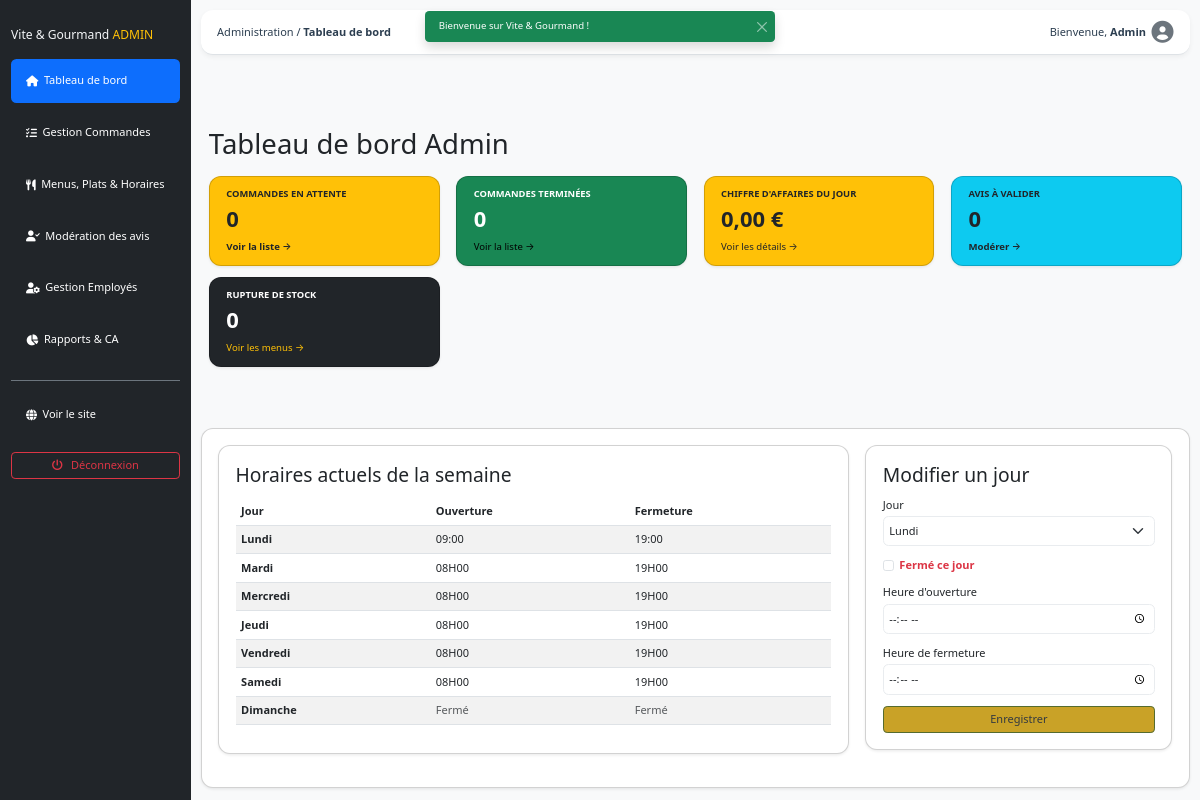
Page /index.php?page=dashboard-admin (signed in) on the committed database.
### tables this page shows
CREATE TABLE
  `vg_horaire` (
    `horaire_id` int (11) NOT NULL,
    `jour` varchar(50) NOT NULL,
    `heure_ouverture` varchar(50) DEFAULT NULL,
    `heure_fermeture` varchar(50) DEFAULT NULL
  );

### app/controllers/adminController/DashboardAdminController.php (called while the page is built, shortened)
<?php
class DashboardAdminController
{
    public static function adminDashboard(\PDO $db)
    {
        $mongoManager = new MongoStatsManager();
        $pendingReviews = count(ReviewManager::getAllReviews($db, 'pending'));
        $stats = $mongoManager->getSummaryStats();
        $todaySales  = $stats['todayStats']['sales'] ?? 0.0;
        $sqlStats = StatAdminManager::getStatsFromSQL($db);
        $pendingOrders  = $sqlStats['pending_orders'];
        $finishedOrders = $sqlStats['finished_orders'];
        $ruptureCount = MenuManager::countRuptureStock($db);
        $horairesList = HoraireManager::getAll($db);
        require ROOT_PATH . '/app/views/layout/admin_header.php';
        require ROOT_PATH . '/app/views/admin/dashboard.admin.view.php';
        require ROOT_PATH . '/app/views/layout/admin_footer.php';
    }
}

### public/index.php (called while the page is built, shortened)
<?php
require_once ROOT_PATH . '/app/Autoloader.php';
$db = (new Database())->connect();
$controllerClass = $route['class'];
$action = $route['action'];
$params = [$db];
$controllerClass::$action(...$params);

### app/Autoloader.php (called while the page is built, shortened)
<?php
class Autoloader {
    public static function register() {
        spl_autoload_register(function ($class) {
            $class = str_replace('App\\', '', $class);
$path = __DIR__ . '/' . str_replace('\\', '/', $class) . '.php';
        });
    }
}

### app/Managers/StatAdminManager.php (called while the page is built, shortened)
<?php
class StatAdminManager
{
    public static function getStatsFromSQL(\PDO $db)
    {
        $sql = "SELECT
                    (SELECT COUNT(*) FROM vg_menu) AS total_menus,
                    (SELECT COUNT(*) FROM vg_plat) AS total_plats,
                    (SELECT COUNT(*) FROM vg_commande) AS total_commandes,
                    (SELECT COUNT(*) FROM vg_commande WHERE statut = 'en_attente') AS pending_orders,
                    (SELECT COUNT(*) FROM vg_commande WHERE statut = 'terminee') AS finished_orders,
                    (SELECT COUNT(*) FROM vg_utilisateur) AS total_utilisateurs,
                    (SELECT COUNT(*) FROM vg_theme) AS total_themes,
                    (SELECT COUNT(*) FROM vg_regime) AS total_regimes,
                    (SELECT COUNT(*) FROM vg_utilisateur) AS total_users";
        $stmt = $db->query($sql);
        return $stmt->fetch(\PDO::FETCH_ASSOC);
    }
}

### app/Managers/MongoStatsManager.php (called while the page is built, shortened)
<?php
class MongoStatsManager
{
    private ?Client $mongoClient = null;
    public function __construct()
    {
        try {
            $uri = getenv('MONGODB_URI');
            if (!$uri) {
                throw new \RuntimeException('MONGODB_URI est absente.');
            }
            $this->mongoClient = new Client($uri);
        } catch (\Exception $e) {
            error_log("Erreur de connexion MongoDB : " . $e->getMessage());
        }
    }
    public function getTotalOrdersFromMongoDB(): int
    {
        if ($this->mongoClient === null) return 0;
    }
    public function getStatsByMenuFromMongoDB($dateDebut = null, $dateFin = null, $menuId = null): array
    {
        if ($this->mongoClient === null) return [];
    }
    public function getSalesFromMongoDB(): float
    {
        if ($this->mongoClient === null) return 0.0;
    }
    public function getTodaySalesAndOrdersFromMongoDB(): array
    {
        if ($this->mongoClient === null) return ['orders' => 0, 'sales' => 0.0];
    }
    public function getSummaryStats(): array
    {
        return [
            'totalOrders' => $this->getTotalOrdersFromMongoDB(),
            'totalSales' => $this->getSalesFromMongoDB(),
            'todayStats' => $this->getTodaySalesAndOrdersFromMongoDB(),
            'statsByMenu' => $this->getStatsByMenuFromMongoDB()
        ];
    }
}

### app/Managers/ReviewManager.php (called while the page is built, shortened)
<?php
class ReviewManager
{
    public static function getAllReviews(\PDO $db, ?string $status = null): array
    {
        $sql = "SELECT a.*,
                       CONCAT(u.prenom, ' ', u.nom) AS nom_auteur,
                       u.email AS auteur_email,
                       c.numero_commande,
                       m.titre AS nom_menu
                FROM vg_avis a
                JOIN vg_utilisateur u ON a.utilisateur_id = u.utilisateur_id
                LEFT JOIN vg_commande c ON a.commande_id = c.commande_id
                LEFT JOIN vg_menu m ON c.menu_id = m.menu_id
                WHERE 1=1";
        $params = [];
        if (!empty($status)) {
            $sql .= " AND a.statut = :statut";
            $params['statut'] = $status;
        }
        $sql .= " ORDER BY a.created_at DESC";
        $stmt = $db->prepare($sql);
        $stmt->execute($params);
        return $stmt->fetchAll(\PDO::FETCH_ASSOC);
    }
}

### app/Managers/MenuManager.php (called while the page is built, shortened)
<?php
class MenuManager
{
    public static function countRuptureStock(\PDO $db): int
    {
        try {
            $sql = "SELECT COUNT(*) FROM vg_menu WHERE quantite_restante <= 0 AND is_active = 1";
            $stmt = $db->query($sql);
            return (int)$stmt->fetchColumn();
        } catch (\PDOException $e) {
            error_log("ERREUR MenuManager::countRuptureStock() : " . $e->getMessage());
            return 0;
        }
    }
}

### app/Managers/HoraireManager.php (called while the page is built, shortened)
<?php
class HoraireManager
{
    public static function getAll(\PDO $db): array
    {
        try {
            $stmt = $db->query("SELECT * FROM vg_horaire");
            return $stmt->fetchAll(\PDO::FETCH_ASSOC);
        } catch (\PDOException $e) {
            error_log("Erreur HoraireManager::getAll() : " . $e->getMessage());
            return [];
        }
    }
}

### app/views/admin/dashboard.admin.view.php (the view, shortened to what this page needs)
<div class="container py-4">
    <h1 class="mb-4">Tableau de bord Admin</h1>
    <div class="row mb-5">
        <div class="col-md-3 mb-3">
            <a href="index.php?page=order-management&client_nom=&status=en_attente" class="text-decoration-none">
                <div class="card bg-warning text-dark shadow-sm h-100 card-hover p-2">
                    <div class="card-body py-2 px-3">
                        <h2 class="card-title text-uppercase fw-bold fs-7 mb-1">Commandes en attente</h2>
                        <p class="fs-2 fw-bold mb-1"><?= $pendingOrders ?></p>
                        <small class="text-dark fw-semibold">Voir la liste →</small>
                    </div>
                </div>
            </a>
        </div>
        <div class="col-md-3 mb-3">
            <a href="index.php?page=order-management&client_nom=&status=terminee" class="text-decoration-none">
                <div class="card bg-success text-white shadow-sm h-100 card-hover p-2">
                    <div class="card-body py-2 px-3">
                        <h2 class="card-title text-uppercase fw-bold fs-7 mb-1">Commandes terminées</h2>
                        <p class="fs-2 fw-bold mb-1"><?= $finishedOrders ?></p>
                        <small class="text-black">Voir la liste →</small>
                    </div>
                </div>
            </a>
        </div>
        <div class="col-md-3 mb-3">
            <a href="index.php?page=stats-admin" class="text-decoration-none">
                <div class="card bg-warning text-dark shadow-sm h-100 card-hover p-2">
                    <div class="card-body py-2 px-3">
                        <h2 class="card-title text-uppercase fw-bold fs-7 mb-1">Chiffre d'affaires du jour</h2>
                        <p class="fs-2 fw-bold mb-1"><?= number_format($todaySales, 2, ',', ' ') ?> €</p>
                        <small class="text-dark">Voir les détails →</small>
                    </div>
                </div>
            </a>
        </div>
        <div class="col-md-3 mb-3">
            <a href="index.php?page=review-management&status=pending" class="text-decoration-none">
                <div class="card bg-info text-dark shadow-sm h-100 card-hover p-2">
                    <div class="card-body py-2 px-3">
                        <h2 class="card-title text-uppercase fw-bold fs-7 mb-1">Avis à valider</h2>
                        <p class="fs-2 fw-bold mb-1"><?= $pendingReviews ?></p>
                        <small class="text-dark fw-semibold">Modérer →</small>
                    </div>
                </div>
            </a>
        </div>
<div class="col-md-3 mb-3">
    <a href="index.php?page=menu-management" class="text-decoration-none">
        <div class="card bg-dark text-white shadow-sm h-100 card-hover p-2">
            <div class="card-body py-2 px-3">
                <h2 class="card-title text-uppercase fw-bold fs-7 mb-1">Rupture de stock</h2>
                <p class="fs-2 fw-bold mb-1"><?= $ruptureCount ?></p>
                <small class="text-warning">Voir les menus →</small>
            </div>
        </div>
    </a>
</div>
    </div>
</div>
<div class="card shadow-sm p-4">
    <div class="row">
        <div class="col-md-8">
            <div class="card shadow-sm p-4 mb-4">
                <h3 class="mb-3">Horaires actuels de la semaine</h3>
                <div class="table-responsive">
                    <table class="table table-striped align-middle">
                        <thead>
                            <tr>
                                <th>Jour</th>
                                <th>Ouverture</th>
                                <th>Fermeture</th>
                            </tr>
                        </thead>
                        <tbody>
                            <?php if (!empty($horairesList)): ?>
                                <?php foreach ($horairesList as $h): ?>
                                    <tr>
                                        <td><strong><?= htmlspecialchars($h['jour']) ?></strong></td>
                                        <td><?= $h['heure_ouverture'] ? htmlspecialchars($h['heure_ouverture']) : '<span class="text-muted">Fermé</span>' ?></td>
                                        <td><?= $h['heure_fermeture'] ? htmlspecialchars($h['heure_fermeture']) : '<span class="text-muted">Fermé</span>' ?></td>
                                    </tr>
                                <?php endforeach; ?>
                            <?php else: ?>
                                <tr>
                                    <td colspan="3" class="text-center text-muted">Aucun horaire enregistré.</td>
                                </tr>
                            <?php endif; ?>
                        </tbody>
                    </table>
                </div>
            </div>
        </div>
        <div class="col-md-4">
            <div class="card shadow-sm p-4 mb-4">
                <h3 class="mb-3">Modifier un jour</h3>
                <form action="?page=dashboard-admin" method="POST">
                    <div class="mb-3">
                        <label for="jour" class="form-label">Jour</label>
                        <select name="jour" id="jour" class="form-select" required>
                            <option value="Lundi">Lundi</option>
                        </select>
                    </div>
                    <div class="form-check mb-3">
                        <input class="form-check-input" type="checkbox" name="est_ferme" id="est_ferme" value="1">
                        <label class="form-check-label text-danger fw-bold" for="est_ferme">
                            Fermé ce jour
                        </label>
                    </div>
                    <div class="mb-3">
                        <label for="heure_ouverture" class="form-label">Heure d'ouverture</label>
                        <input type="time" name="heure_ouverture" id="heure_ouverture" class="form-control">
                    </div>
                    <div class="mb-3">
                        <label for="heure_fermeture" class="form-label">Heure de fermeture</label>
                        <input type="time" name="heure_fermeture" id="heure_fermeture" class="form-control">
                    </div>
                    <button type="submit" name="update_horaire" class="btn btn-primary w-100">Enregistrer</button>
                </form>
            </div>
        </div>
    </div>
</div>

### public/assets/css/AdminEmployee/AdminEmployee.css (style rules this page uses)
:root { --sidebar-width: 260px; }
html { font-size: 11px; }
body { background-color: var(--color-bg-light); }
.card-title.fs-7 { font-size: 0.85rem !important; }
.card { background: var(--color-surface); padding: var(--spacing-md); border-radius: var(--border-radius-md); box-shadow: var(--shadow-xs); }

### public/assets/css/variables.css (style rules this page uses)
:root { --color-olive: #556b2f; --color-olive-light: #6b8e23; --color-dark: #212529; --color-bg-light: #f8f9fa; --color-bg-dark: #343a40; --color-white: #ffffff; --color-primary: #2c3e50; --color-accent: #c9a227; --color-accent-hover: #92631d; --color-bg: #f4f6f8; --color-surface: #ffffff; --color-sidebar: #1a252f; --color-text: #2c3e50; --color-danger: #dc3545; --color-success: #198754; --color-info: #0d6efd; --color-border: #e9ecef; --color-border-dark: rgba(255, 255, 255, 0.1); --font-family-public-body: "Inter", sans-serif; --font-family-public-heading: "Plus Jakarta Sans", sans-serif; --font-family-gestion: system-ui, -apple-system, "Segoe UI", Roboto, Helvetica, Arial, sans-serif; --font-weight-medium: 500; --font-weight-semibold: 600; --font-weight-bold: 700; --min-touch-target: 44px; --border-accent: 2px solid var(--color-accent); --padding-btn: 12px 15px; --text-align-center: center; --text-align-left: left; --text-align-right: right; --font-size-base: 1rem; --font-size-h1-accueil: 2.5rem; --font-size-h2-accueil: 2rem; --font-size-lead: 1.25rem; --spacing-xs: 0.25rem; --spacing-sm: 0.5rem; --spacing-md: 1rem; --spacing-lg: 1.5rem; --spacing-xl: 2rem; --spacing-3xl: 3rem; --shadow-xs: 0 2px 5px rgba(0, 0, 0, 0.05); --shadow-sm: 0 4px 12px rgba(0, 0, 0, 0.05); --shadow-md: 0 4px 12px rgba(0, 0, 0, 0.1); --shadow-lg: 0 15px 30px rgba(0, 0, 0, 0.1); --shadow-button: 0 4px 15px rgba(218, 165, 32, 0.3); --shadow-button-hover: 0 6px 20px rgba(218, 165, 32, 0.4); --border-radius-sm: 0.5rem; --border-radius-md: 12px; --border-radius-lg: 1rem; --border-radius-card: 16px; --transition-fast: 150ms ease; --transition-base: all 0.3s ease; --max-width-container: 1200px; --sidebar-width: 260px; }
body { font-family: var(--font-family-public-body); }
h1, h2, h3, .card-title { font-family: var(--font-family-public-heading); }

### public/assets/css/trame.css (style rules this page uses)
html { font-size: 13px; }
*, *::before, *::after { box-sizing: border-box; }
body, html { overflow-x: hidden; max-width: 100%; }
body { font-family: var(--font-family-public-body, "Inter"), sans-serif; display: flex; flex-direction: column; min-height: 100vh; margin: 0; padding: 0; background-color: var(--color-bg-light, #f8f9fa); color: var(--color-dark, #212529); }
h1, h2, h3, .card-title { font-family: var(--font-family-public-heading, "Plus Jakarta Sans"), sans-serif; }
body.gestion-theme { --font-family-public-body: system-ui, -apple-system, "Segoe UI", Roboto, Helvetica, Arial, sans-serif; --font-family-public-heading: system-ui, -apple-system, "Segoe UI", Roboto, Helvetica, Arial, sans-serif; }
.btn-primary, .btn-success, .btn-valider, .btn-enregistrer { background-color: var(--color-accent) !important; border-color: var(--color-olive) !important; color: var(--color-bg-dark) !important; font-weight: var(--font-weight-medium); }
.form-label { margin-bottom: var(--spacing-xs); color: var(--color-dark); }
.form-control, .form-select { border: 1px solid var(--color-border); border-radius: var(--border-radius-sm); padding: var(--spacing-sm); transition: border-color var(--transition-fast); }
select { max-width: 100%; box-sizing: border-box; }
.form-control, .form-select { width: 100% !important; max-width: 100% !important; }

### rows in the picture
vg_horaire: jour "Lundi", heure_ouverture "09:00", heure_fermeture "19:00"
vg_horaire: jour "Mardi", heure_ouverture "08H00", heure_fermeture "19H00"
vg_horaire: jour "Mercredi", heure_ouverture "08H00", heure_fermeture "19H00"
vg_horaire: jour "Jeudi", heure_ouverture "08H00", heure_fermeture "19H00"
vg_horaire: jour "Vendredi", heure_ouverture "08H00", heure_fermeture "19H00"
vg_horaire: jour "Samedi", heure_ouverture "08H00", heure_fermeture "19H00"
vg_horaire: jour "Dimanche", heure_ouverture "Fermé", heure_fermeture "Fermé"

### other values in the picture
$pageName "Tableau de bord"
$_SESSION[$type] "Bienvenue sur Vite & Gourmand !"
$pendingOrders "0"
$finishedOrders "0"
$todaySales "0,00"
$pendingReviews "0"
$ruptureCount "0"
